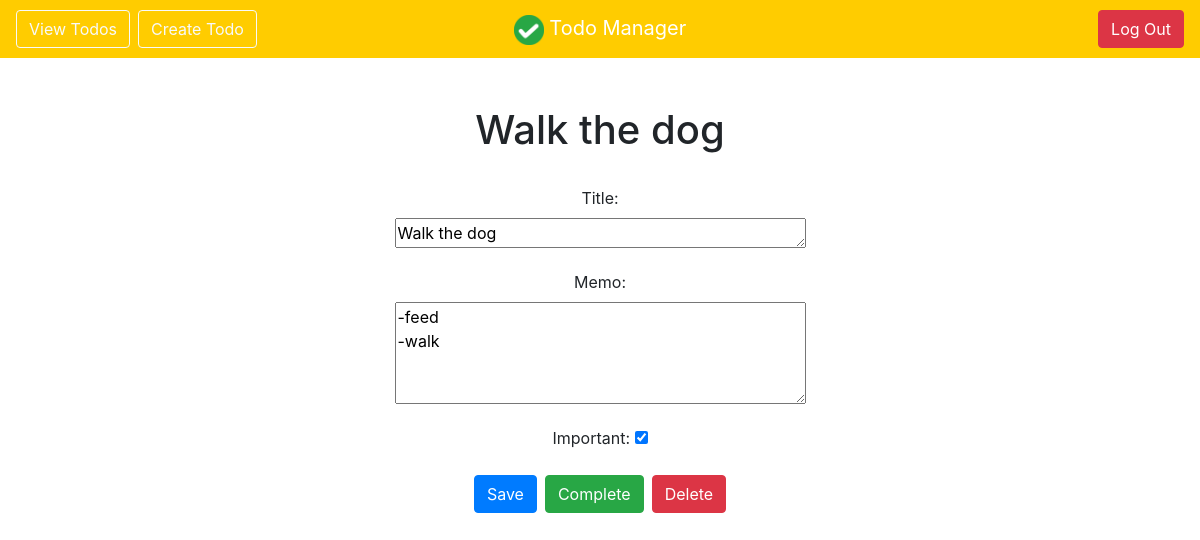
The app's page /todos/5 (signed in) with its own data.
### todo/models.py (models this page shows, shortened)
class Todo(Model):
    title = CharField(max_length=100)
    memo = TextField(blank=True)
    importance = BooleanField(default=False)
    createDate = DateTimeField(auto_now_add=True)
    completeDate = DateTimeField(blank=True, null=True)
    user = ForeignKey(User, on_delete=CASCADE)

### todo/views.py (the view, shortened to what this page needs)
# urls.py: path('todos/<int:todoId>', views.detail, name='detail'),
@login_required
def detail(request, todoId):
    todo = get_object_or_404(Todo, pk=todoId, user=request.user)
    if request.method == 'GET':
        form = TodoForm(instance=todo)
        return render(request, 'todo/detail.html', {'todo': todo, 'form': form})

### todo/forms.py
class TodoForm(ModelForm):
    class Meta:
        model = Todo
        fields = ('title', 'memo', 'importance')
        widgets = {
            'memo': forms.Textarea(attrs={'rows': 4, 'cols': 38}),
            'title': forms.Textarea(attrs={'rows': 1, 'cols': 38})
        }

### todo/templates/todo/detail.html (shortened to what this page needs)
{% extends 'todo/base.html' %}
{% block content %}
<div class="container text-center">
    <h1>{{todo.title}}</h1>
    <br>
    <form method="POST">
        <label>Title:</label>
        <p>{{form.title}}</p>
        <label>Memo:</label>
        <p>{{form.memo}}</p>
        <label>Important:</label>
        {{form.importance}}
        <div class="d-flex align-items-center justify-content-center">
            <div class="p-1 bd-highlight col-example"><button type="submit" class="btn btn-primary">Save</button></div>
    </form>
    <br>
    <br>
    <br>
    <form action="{% url 'complete' todo.id %}" method="POST">
        <div class="p-1 bd-highlight col-example"><button type="submit" class="btn btn-success">Complete</button></div>
    </form>
    <br>
    <form action="{% url 'deletetodo' todo.id %}" method="POST">
        <div class="p-1 bd-highlight col-example"><button type="submit" class="btn btn-danger">Delete</button></div>
</div>
{% endblock %}

### records on screen
Todo: title "Walk the dog", memo "-feed -walk", importance "☑"
